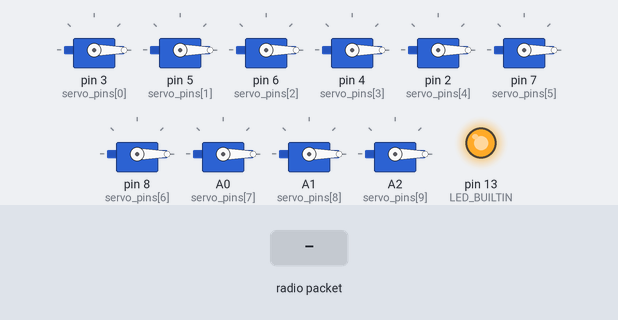
Bench run of a program on a simulated Arduino Nano, built for the host (arithmetic inside an expression is 32-bit, double 64-bit). Parts: 10 × servo, output pins drawn as LEDs (lit = HIGH). The inputs (shaded band) are chosen by the test bench. No radio packets arrive unless stated; what the program prints to the serial monitor is not drawn.

Above: at 1.2 s.
1.3 s: radio packet "1" arrives
At 1.6 s:
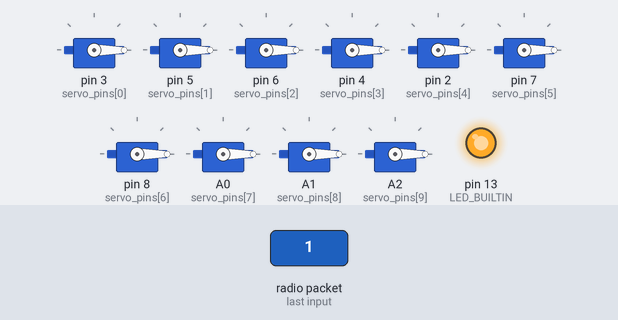
2.8 s: radio packet "0" arrives
At 4.0 s:
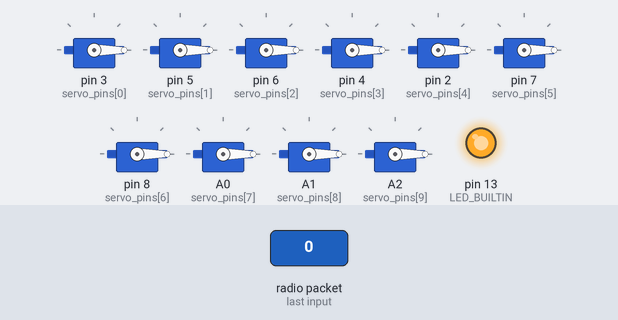
5.8 s: radio packet "2" arrives
At 6.3 s:
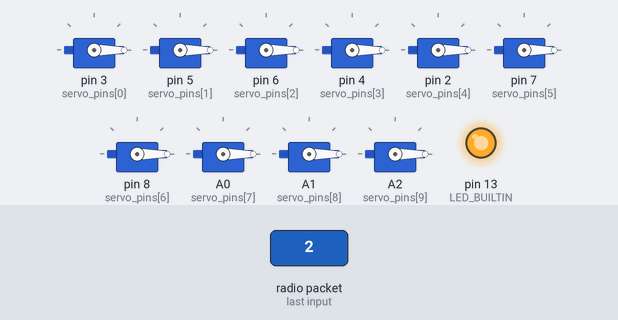
Timing chart, 0 to 8.8 s (numbered marks = the images above; inputs shaded):
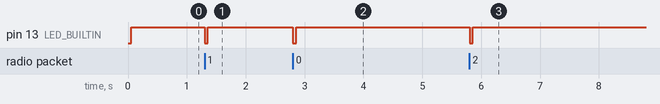

Measured:
- after the input at 1.3 s, pin 13 (LED_BUILTIN): HIGH → LOW at once, → HIGH 0.05 s later
- after the input at 2.8 s, pin 13 (LED_BUILTIN): HIGH → LOW at once, → HIGH 0.05 s later
- after the input at 5.8 s, pin 13 (LED_BUILTIN): HIGH → LOW at once, → HIGH 0.05 s later

The program:

main.cpp
```cpp
#include <SPI.h>
#include <Wire.h>
#include <printf.h>
#include <nRF24L01.h>
#include <RF24.h>

#define CHANNEL_VALUE_MAX 4095

#ifdef SBUS_ENABLE
  #include <sbus.h>
#endif

#ifdef PPM_ENABLE
  #include <PPMEncoder.h>
#endif

#ifdef ESP32
  #include <ESP32Servo.h>

  #define LED_BUILTIN 5
  #define RF_CE_PIN 2
  #define RF_CSN_PIN 4
  #define SBUS_PINS 03,01
  #define SBUS_SERIAL Serial1
  #define PPM_PIN A3

  int servo_pins[CHANNELS_COUNT] = {10, 9, 8, 7, 6, 5, 4, 3, 2, A0};
#endif

#ifdef ARDUINO_AVR_NANO
  #ifdef SERVO_ENABLE
    #include <Servo.h>
  #endif

  #define RF_CE_PIN 10
  #define RF_CSN_PIN 9
  #define SBUS_PINS
  #define SBUS_SERIAL Serial
  #define PPM_PIN A3

  int servo_pins[CHANNELS_COUNT] = { 3, 5, 6, 4, 2, 7, 8, A0, A1, A2 };

#elif ARDUINO_AVR_NANO
  #ifdef SERVO_ENABLE
    #include <Servo.h>
  #endif

  #define RF_CE_PIN 4
  #define RF_CSN_PIN 2
  #define SBUS_PINS
  #define SBUS_SERIAL Serial
  #define PPM_PIN A3

  int servo_pins[CHANNELS_COUNT] = { 3, 5, 6, 9, 10, 7, 8, A0, A1, A2 };
#endif

#ifdef SERVO_ENABLE
  Servo servos[CHANNELS_COUNT];
#endif

// SBUS
#ifdef SBUS_ENABLE


  bfs::SbusTx sbus_tx(&SBUS_SERIAL, SBUS_PINS, 1);
  bfs::SbusData sbus_data;
#endif

#if SERVO_DRIVER_ENABLE
  Adafruit_PWMServoDriver pca = Adafruit_PWMServoDriver(0x40);
#endif

// Radio
const uint64_t pipeIn = 0xE9E8F0F0E1LL;
RF24 radio(RF_CE_PIN, RF_CSN_PIN);

// Protocol
struct Channel {
  unsigned short value:12;
};
struct Signal {
  Channel channels[CHANNELS_COUNT];
};
Signal received;

// Main
unsigned long lastRecvTime = 0;

void setupServo() {
  #ifdef SERVO_ENABLE
    for (auto i=0; i< CHANNELS_COUNT; i++) {
      servos[i].attach(servo_pins[i]);
    }
  #endif
}

void setupServoDriver() {
  #ifdef SERVO_DRIVER_ENABLE
    pca.begin();
    pca.setOscillatorFrequency(27000000);
    pca.setPWMFreq(50);
    delay(10);
  #endif
}

void resetReceived() {
  for (auto i=0; i< CHANNELS_COUNT; i++) {
    received.channels[i].value = 0;
  }
}

void setupRadio() {
  radio.begin();
  radio.setChannel(RF_CHANNEL);
  radio.setPALevel(RF24_PA_MAX);
  radio.setDataRate(RF24_2MBPS);
  radio.openReadingPipe(1, pipeIn);
  radio.startListening();

  #ifdef DEBUG
    printf_begin();
    radio.printDetails();
    Serial.print("RF24 Connected: ");
    Serial.println(radio.isChipConnected() == 1 ? "Yes" : "No");
  #endif
}

void setup() {
  pinMode(LED_BUILTIN, OUTPUT);
  digitalWrite(LED_BUILTIN, HIGH);

  #ifdef DEBUG
    Serial.begin(115200);
  #endif

  #ifdef SBUS_ENABLE
    sbus_tx.Begin();
  #endif

  #ifdef PPM_ENABLE
    ppmEncoder.begin(PPM_PIN);
  #endif

  setupServo();
  setupServoDriver();

  resetReceived();
  setupRadio();
}

void receiveRadio() {
  while (radio.available()) {
    radio.read(&received, sizeof(Signal));
    lastRecvTime = millis();
  }
}

void loop() {
  receiveRadio();

  if (millis() - lastRecvTime > 50 ) {
    resetReceived();
    digitalWrite(LED_BUILTIN, HIGH);
  }
  else {
    digitalWrite(LED_BUILTIN, LOW);
  }

  #ifdef DEBUG
    for (auto i=0; i< CHANNELS_COUNT; i++) {
      Serial.print("CH");
      Serial.print(i);
      Serial.print(':');
      Serial.print(received.channels[i].value);
      Serial.print(',');
    }
    Serial.println();
  #endif

  #ifdef SBUS_ENABLE
    for (auto i=0; i< CHANNELS_COUNT; i++) {
      auto servo_value = map(received.channels[i].value, 0, CHANNEL_VALUE_MAX, 1000, 2000);
      sbus_data.ch[i] = servo_value;
    }
    sbus_tx.data(sbus_data);
    sbus_tx.Write();
  #endif

  #ifdef SERVO_DRIVER_ENABLE
    for (auto i=0; i< CHANNELS_COUNT; i++) {
      auto servo_value = map(received.channels[i].value, 0, CHANNEL_VALUE_MAX, 150, 600);
      pca.setPWM(i, 0, servo_value);
      //pwm.writeMicroseconds(servonum, microsec); 500, 2500
    }
  #endif

  #ifdef SERVO_ENABLE
    for (auto i=0; i< CHANNELS_COUNT; i++) {
      auto servo_value = map(received.channels[i].value, 0, CHANNEL_VALUE_MAX, 500, 2500);
      servos[i].writeMicroseconds(servo_value);
    }
  #endif
}
```
